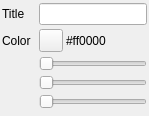
<?xml version="1.0" encoding="UTF-8"?>
<ui version="4.0">
 <class>BasicChannelSettingsWidget</class>
 <widget class="QWidget" name="BasicChannelSettingsWidget">
  <property name="geometry">
   <rect>
    <x>0</x>
    <y>0</y>
    <width>149</width>
    <height>116</height>
   </rect>
  </property>
  <property name="windowTitle">
   <string>Form</string>
  </property>
  <layout class="QGridLayout" name="gridLayout">
   <property name="margin">
    <number>2</number>
   </property>
   <property name="spacing">
    <number>3</number>
   </property>
   <item row="0" column="0">
    <widget class="QLabel" name="label">
     <property name="text">
      <string>Title</string>
     </property>
    </widget>
   </item>
   <item row="0" column="1" colspan="2">
    <widget class="QLineEdit" name="title"/>
   </item>
   <item row="1" column="0">
    <widget class="QLabel" name="label_2">
     <property name="text">
      <string>Color</string>
     </property>
    </widget>
   </item>
   <item row="1" column="1">
    <widget class="QToolButton" name="colorBtn">
     <property name="text">
      <string/>
     </property>
    </widget>
   </item>
   <item row="1" column="2">
    <widget class="QLabel" name="label_3">
     <property name="text">
      <string>#ff0000</string>
     </property>
    </widget>
   </item>
   <item row="2" column="1" colspan="2">
    <widget class="QSlider" name="red">
     <property name="orientation">
      <enum>Qt::Horizontal</enum>
     </property>
    </widget>
   </item>
   <item row="3" column="1" colspan="2">
    <widget class="QSlider" name="green">
     <property name="orientation">
      <enum>Qt::Horizontal</enum>
     </property>
    </widget>
   </item>
   <item row="4" column="1" colspan="2">
    <widget class="QSlider" name="blue">
     <property name="orientation">
      <enum>Qt::Horizontal</enum>
     </property>
    </widget>
   </item>
  </layout>
 </widget>
 <tabstops>
  <tabstop>title</tabstop>
  <tabstop>colorBtn</tabstop>
  <tabstop>red</tabstop>
  <tabstop>green</tabstop>
  <tabstop>blue</tabstop>
 </tabstops>
 <resources/>
 <connections/>
</ui>
